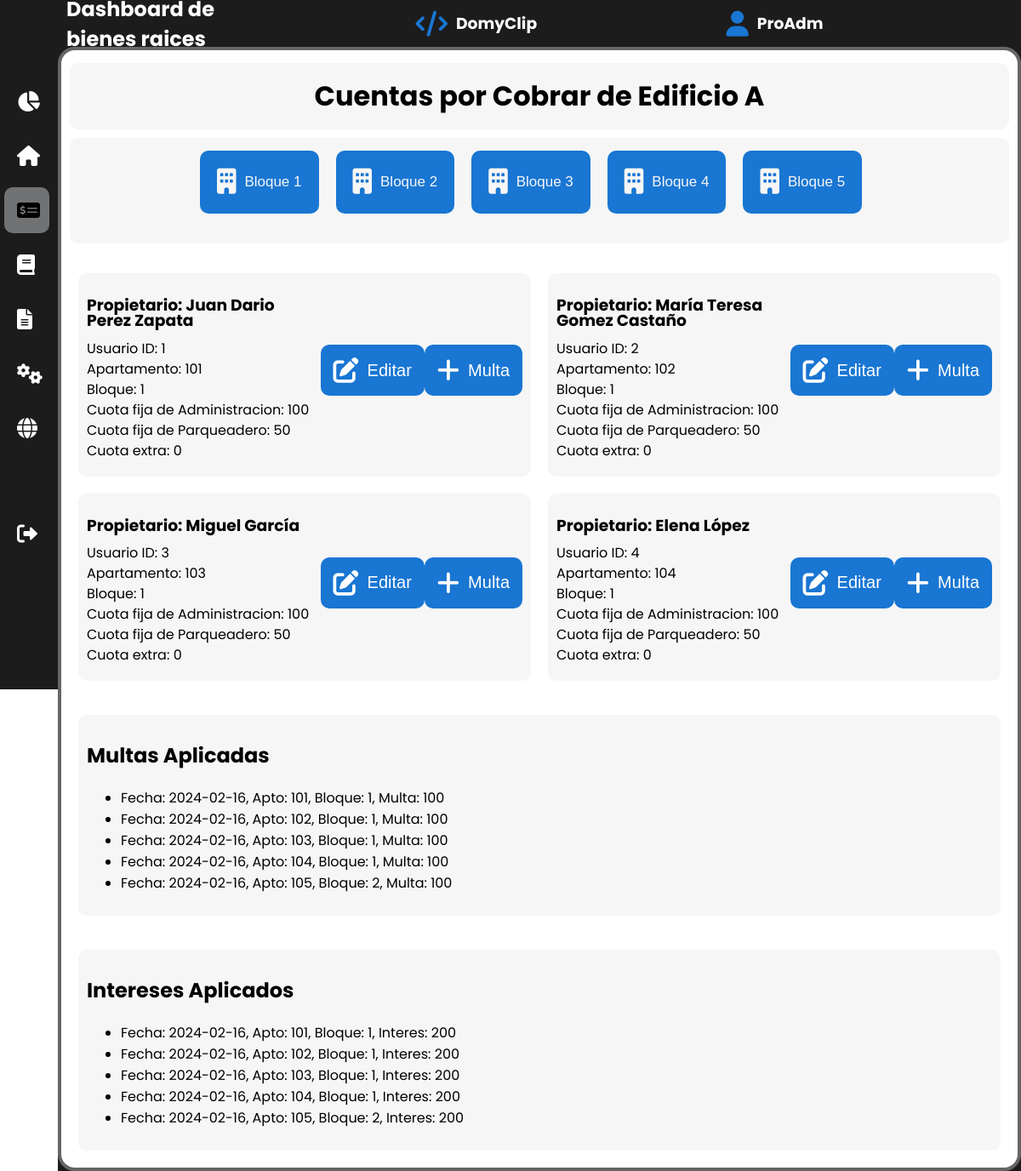
Page /pagos/1/ (signed in) on the committed database.
### tables this page shows
CREATE TABLE Edificios (
            ID INTEGER PRIMARY KEY AUTOINCREMENT,
            edificio_id INTEGER NOT NULL,
            usuario_id INTEGER NOT NULL,
            nombre TEXT NOT NULL,
            apartamentos INTEGER NOT NULL,
            direccion TEXT NOT NULL,
            nit TEXT NOT NULL,
            FOREIGN KEY (usuario_id) REFERENCES usuarios(usuario_id)
                   );

CREATE TABLE Propietarios (
            user_id INTEGER PRIMARY KEY AUTOINCREMENT,
            edificio_id INTEGER NOT NULL,
            apto TEXT,
            bloque TEXT NOT NULL,
            nombres TEXT NOT NULL,
            apellidos TEXT NOT NULL,
            parq TEXT,
            cedula TEXT NOT NULL,
            celular TEXT NOT NULL,
            direccion TEXT NOT NULL,
            correo TEXT,
            valoradmin INTERGER,
            valorparq INTERGER,
            cuotaextra INTERGER,
            FOREIGN KEY (edificio_id) REFERENCES edificios(edificio_id)
                   );

CREATE TABLE CuentasCobrar (
            user_id INTEGER PRIMARY KEY AUTOINCREMENT,
            edificio_id INTEGER NOT NULL,
            apto TEXT NOT NULL,
            bloque TEXT NOT NULL,
            fecha TEXT NOT NULL,
            CXC INTEGER NOT NULL,
            CuotaAMD INTEGER NOT NULL,
            Interes INTEGER NOT NULL,
            Multa INTEGER NOT NULL,
            CuotaExtra INTEGER NOT NULL,
            ValorTotal INTEGER NOT NULL,
            estado TEXT NOT NULL,
            FOREIGN KEY (edificio_id) REFERENCES Edificios(edificio_id)
        );

### app.py (the view)
@app.route('/pagos/<int:edificio_id>/')
def pagos(edificio_id):
    if 'username' in session:# Verificar si el usuario ha iniciado sesión
        username = session['username']# Obtener el nombre de usuario de la sesión
    else:
        return redirect('/login')
    nombre_edificio = obtener_nombre_edificio(edificio_id)
    bloques = obtener_bloques(edificio_id)  # Agregar esta línea para obtener los bloques
    propietarios_por_bloque = {}
    for bloque in bloques:
        propietarios_por_bloque[bloque] = obtener_propietarios_por_bloque(edificio_id, bloque)
    multas_e_intereses_por_edif = obtener_multas_e_intereses_por_edificio(edificio_id)
    multas = [item for item in multas_e_intereses_por_edif if item['Multa'] > 0]
    intereses = [item for item in multas_e_intereses_por_edif if item['Interes'] > 0]
    return render_template('pagos.html', edificio_id=edificio_id, nombre_edificio=nombre_edificio,
                           username=username, bloques=bloques, propietarios_por_bloque=propietarios_por_bloque,
                           multas=multas, intereses=intereses)

### app.py (called while the page is built)
def obtener_nombre_edificio(edificio_id):
    conn = sqlite3.connect(DATABASE)
    cursor = conn.cursor()
    cursor.execute("SELECT nombre FROM Edificios WHERE edificio_id = ?", (edificio_id,))
    nombre_edificio = cursor.fetchone()[0]
    conn.close()
    return nombre_edificio

def obtener_bloques(edificio_id):
    conn = sqlite3.connect(DATABASE)
    cursor = conn.cursor()
    cursor.execute("SELECT DISTINCT bloque FROM Propietarios WHERE edificio_id = ?", (edificio_id,))
    bloques = [row[0] for row in cursor.fetchall()]
    conn.close()
    return bloques

def obtener_propietarios_por_bloque(edificio_id, bloque):
    conn = sqlite3.connect(DATABASE)
    cursor = conn.cursor()
    cursor.execute("SELECT user_id, nombres, apellidos, apto, cedula, celular, direccion, parq, correo, valoradmin, valorparq, cuotaextra FROM Propietarios WHERE edificio_id = ? AND bloque = ?", (edificio_id, bloque))
    propietarios = cursor.fetchall()
    conn.close()
    return propietarios

def obtener_multas_e_intereses_por_edificio(edificio_id):
    conn = sqlite3.connect(DATABASE)
    cursor = conn.cursor()
    cursor.execute("SELECT apto, bloque, fecha, CXC, CuotaAMD, Interes, Multa, CuotaExtra, ValorTotal, estado FROM CuentasCobrar WHERE edificio_id = ? AND (Interes > 0 OR Multa > 0) ORDER BY fecha", (edificio_id,))
    multas_e_intereses = cursor.fetchall()
    conn.close()
    multas_e_intereses_dict = []
    for item in multas_e_intereses:
        multas_e_intereses_dict.append({
            'apto': item[0],
            'bloque': item[1],
            'fecha': item[2],
            'CXC': item[3],
            'CuotaAMD': item[4],
            'Interes': item[5],
            'Multa': item[6],
            'CuotaExtra': item[7],
            'ValorTotal': item[8],
            'estado': item[9]
        })
    return multas_e_intereses_dict

### templates/pagos.html (shortened to what this page needs)
<!DOCTYPE html>
<html lang="es">
<head>
    <link rel="stylesheet" href="https://cdnjs.cloudflare.com/ajax/libs/font-awesome/6.0.0/css/all.min.css"
 />
    <link rel="stylesheet" href="{{ url_for('static', filename='Dashboard.css') }}">
    <link rel="stylesheet" href="{{ url_for('static', filename='header_sidebar.css') }}">
</head>
<body>
    <header class="header">
        <div class="top-menu">
            <div class="Version">
                <h4>Dashboard de bienes raices</h4>
            </div>
            <div class="logo">
                <i class="fas fa-code"></i>
                <h3>DomyClip</h3>
            </div>
            <div class="icon">
                <i class="fas fa-user"></i>
                <h3>{{ session['username'] }}</h3>
            </div>
        </div>
    </header>
    <main class="main">
        <div class="circulo">
            <div class="titulo">
                <h1>Cuentas por Cobrar de {{ nombre_edificio }}</h1>
            </div>
            <div class="propietarios-section">
                <div class="botones-bloque">
                    {% for bloque in bloques %}
                    <button class="bloque-btn" onclick="togglePropietarios({{ bloque }})">
                        <div class="icon-container">
                            <i class="fas fa-building"></i>
                        </div>
                        Bloque {{ bloque }}
                    </button>
                    {% endfor %}
                </div>
                {% for bloque, propietarios in propietarios_por_bloque.items() %}
                <div class="bloque" id="bloque{{ bloque }}" style="display: none;">
                    <div class="propietarios" id="propietarios{{ bloque }}">
                        <div class="row">
                            {% for propietario in propietarios %}
                            <div class="col-md-6">
                                <div class="prop">
                                    <div class="contenido">
                                        <div class="texto">
                                            <h3>Propietario: {{ propietario[1] }} {{ propietario[2] }}</h3>
                                            <p>Usuario ID: {{ propietario[0] }}</p>
                                            <p>Apartamento: {{ propietario[3] }}</p>
                                            <p>Bloque: {{ bloque }}</p>
                                            <p>Cuota fija de Administracion: {{ propietario[9] }}</p>
                                            <p>Cuota fija de Parqueadero: {{ propietario[10] }}</p>
                                            <p>Cuota extra: {{ propietario[11] }}</p>
                                        </div>
                                        <div class="cont_boton">
                                            <button class="boton" onclick="abrirModalEditarPropietario('{{ propietario[0] }}', '{{ propietario[9] }}', '{{ propietario[10] }}', '{{ propietario[11] }}')">
                                                <i class="fas fa-edit"></i>
                                                Editar
                                            </button>
                                            <button class="boton" onclick="abrirModalAñadirMulta('{{ propietario[0] }}')">
                                                <i class="fas fa-plus"></i>
                                                Multa
                                            </button>
                                        </div>
                                    </div>
                                </div>
                            </div>
                            {% endfor %}
                        </div>
                    </div>
                </div>
                {% endfor %}
                <div class="prop b1">
                    <h2>Multas Aplicadas</h2>
                    <ul>
                        {% for multa in multas %}
                            <li>Fecha: {{ multa.fecha }}, Apto: {{ multa.apto }}, Bloque: {{ multa.bloque }}, Multa: {{ multa.Multa }}</li>
                        {% endfor %}
                    </ul>
                </div>
                <div class="prop b2">
                    <h2>Intereses Aplicados</h2>
                    <ul>
                        {% for interes in intereses %}
                            <li>Fecha: {{ interes.fecha }}, Apto: {{ interes.apto }}, Bloque: {{ interes.bloque }}, Interes: {{ interes.Interes }}</li>
                        {% endfor %}
                    </ul>
                </div>
                </div>
            </div>
    </main>
    <section class="sidebar">
        <div class="menu">
            <a href="/estadisticas/{{ edificio_id }}" class="enlace">
                <i class="fas fa-chart-pie"></i>
            </a>
            <a href="/propietarios/{{ edificio_id }}" class="enlace">
                <i class="fas fa-home"></i>
            </a>
            <a href="" class="enlace activo">
                <i class="fas fa-money-check-alt"></i>
            </a>
            <a href="/contabilidad/{{ edificio_id }}" class="enlace">
                <i class="fas fa-book"></i>
            </a>
            <a href="/informes/{{ edificio_id }}" class="enlace">
                <i class="fas fa-file-alt"></i>
            </a>
            <a href="/configuracion/{{ edificio_id }}" class="enlace">
                <i class="fas fa-cogs"></i>
            </a>
            <div class="enlace" onclick="webdomotycort()">
                <i class="fas fa-globe"></i>
            </div>
            <div class="cerrar">
                <a href="{{ url_for('logout') }}">
                    <i class="fas fa-sign-out-alt"></i>
                </a>
            </div>
        </div>
    </section>
</body>
</html>

### static/Dashboard.css (style rules this page uses)
.main { background-color: #1c1c1c; grid-area: main; display: grid; }
.circulo { width: 100%; height: 100%; border-radius: 20px; background-color: #fff; border: 4px solid #666666; box-sizing: border-box; padding: 10px; }
.titulo h1 { display: flex; flex-wrap: wrap; justify-content: center; background-color: #f6f6f6; border-radius: 10px; padding: 15px; margin-top: 5px; margin-bottom: 5px; }
.propietarios-section { display: grid; gap: 20px; }
.botones-bloque { display: flex; flex-wrap: wrap; justify-content: center; background-color: #f6f6f6; border-radius: 10px; padding: 15px; margin-top: 5px; margin-bottom: 5px; }
.bloque-btn { background-color: #1976d2; color: #f6f6f6; font-size: 17px; border: none; border-radius: 10px; padding: 20px 20px; margin-bottom: 20px; margin-right: 20px; cursor: pointer; transition: background-color 0.3s ease-in-out; display: flex; align-items: center; }
.icon-container { margin-right: 10px; font-size: 30px; }
.prop { background-color: #f6f6f6; border-radius: 10px; padding: 10px; margin: 10px; }
.row { display: flex; flex-wrap: wrap; }
.col-md-6 { flex: 0 0 50%; max-width: 50%; }
.contenido { display: flex; align-items: center; }
.texto { flex: 80%; font-size: 16px; line-height: 1; overflow: auto; }
.texto p { line-height: 0.5; }
.cont_boton { flex: 20%; text-align: right; display: flex; align-items: center; justify-content: center; }
.cont_boton i { font-size: 30px; margin-right: 10px; }
.boton { background-color: #1976d2; color: white; border: none; border-radius: 10px; padding: 15px 15px; font-size: 20px; cursor: pointer; transition: color 0.3s ease-in-out; display: flex; align-items: center; justify-content: center; height: 100%; margin-bottom: 10px; }

### static/header_sidebar.css (style rules this page uses)
body { height: 100vh; display: grid; grid-template-columns: 68px 1fr; grid-template-rows: 55px 1fr; grid-template-areas: "side header" "side main"; margin: 0; font-family: "Poppins", sans-serif; }
.header { background-color: #1c1c1c; grid-area: header; display: flex; align-items: center; justify-content: center; padding: 10px; }
.top-menu { display: flex; align-items: center; justify-content: center; width: 100%; }
.header h3 { color: #ffffff; }
.logo, .Version, .icon { margin-right: 20%; display: flex; align-items: center; color: #ffffff; }
.logo i, .icon i { font-size: 30px; color: #1976d2; margin-right: 10px; }
.header h4 { color: #ffffff; font-size: 24px; font-weight: 700; }
.sidebar { width: 58px; height: 100vh; background: #1c1c1c; padding: 5px; transition: width 0.3s ease; grid-area: side; display: flex; flex-direction: column; justify-content: center; position: fixed; }
.menu { display: flex; flex-direction: column; }
.menu .enlace { width: 40%; transition: width 0.3s ease; padding: 15px; border-radius: 10px; display: flex; align-items: center; margin-bottom: 10px; cursor: pointer; font-size: 16px; color: #fff; text-decoration: none; position: relative; }
.menu .cerrar { width: 40%; transition: width 0.3s ease; padding: 15px; margin: 60px 0; border-radius: 10px; display: flex; align-items: center; cursor: pointer; font-size: 16px; color: #fff; text-decoration: none; position: relative; }
.menu .enlace i, .menu .cerrar i { margin-right: 15px; font-size: 24px; color: #fff; }
.menu .enlace.activo, .menu .cerrar.activo { background-color: #c3c5ca81; }
.menu .enlace.activo i, .menu .cerrar.activo i { color: #000000; }

### rows in the picture
Edificios: username "ProAdm", nombre "Edificio A"
Propietarios: nombres "Juan Dario", apellidos "Perez Zapata", user_id "1", apto "101", bloque "1", valoradmin "100", valorparq "50", cuotaextra "0"
Propietarios: nombres "María Teresa", apellidos "Gomez Castaño", user_id "2", apto "102", bloque "1", valoradmin "100", valorparq "50", cuotaextra "0"
Propietarios: nombres "Miguel", apellidos "García", user_id "3", apto "103", bloque "1", valoradmin "100", valorparq "50", cuotaextra "0"
Propietarios: nombres "Elena", apellidos "López", user_id "4", apto "104", bloque "1", valoradmin "100", valorparq "50", cuotaextra "0"
CuentasCobrar: fecha "2024-02-16", apto "101", bloque "1", Multa "100", Interes "200"
CuentasCobrar: fecha "2024-02-16", apto "102", bloque "1", Multa "100", Interes "200"
CuentasCobrar: fecha "2024-02-16", apto "103", bloque "1", Multa "100", Interes "200"
CuentasCobrar: fecha "2024-02-16", apto "104", bloque "1", Multa "100", Interes "200"
CuentasCobrar: fecha "2024-02-16", apto "105", bloque "2", Multa "100", Interes "200"

### other values in the picture
{{ bloque }} "1" "2" "3" "4" "5"
